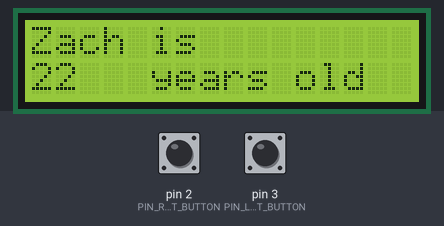
A sketch run on a simulated Arduino Uno, built with avr-gcc and run on an emulated ATmega328P. Parts: 16×2 character LCD. Inputs (shaded band) come from the test bench; at power-on: pin 2 (PIN_RIGHT_BUTTON) HIGH, pin 3 (PIN_LEFT_BUTTON) HIGH.

Above: at 1.2 s.
1.3 s: pin 2 (PIN_RIGHT_BUTTON) pulled LOW for 0.15 s
At 2.5 s:
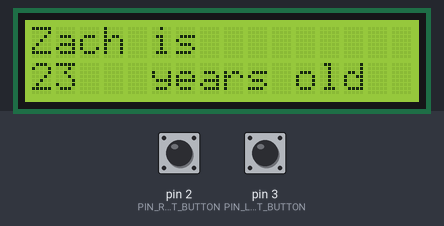
2.9 s: pin 2 (PIN_RIGHT_BUTTON) pulled LOW for 1 s
At 4.0 s:
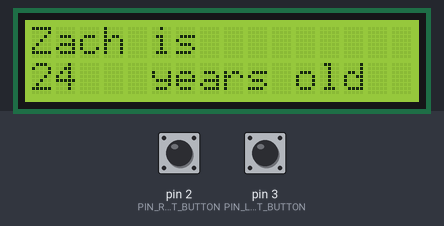
Timing chart, 0 to 5.9 s (numbered marks = the images above; inputs shaded):
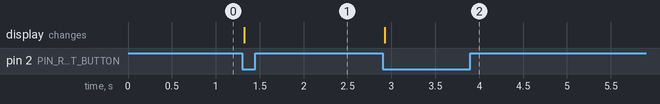

The sketch:

Lab3E.ino
```cpp
#include <arduino.h>
#include <LiquidCrystal.h>

#define PIN_RIGHT_BUTTON 2
#define PIN_LEFT_BUTTON 3
#define FLAG_INTERRUPT_0 0x01
#define FLAG_INTERRUPT_1 0x02
#define FLAG_INTERRUPT_2 0x04

LiquidCrystal lcd(14, 15, 16, 17, 18, 19, 20);
int age = 22;
volatile int mainEventFlags = 0;

void setup() {
  // put your setup code here, to run once:
  pinMode(PIN_LEFT_BUTTON, INPUT_PULLUP);
  pinMode(PIN_RIGHT_BUTTON, INPUT_PULLUP);

  attachInterrupt(0, int0_isr, FALLING);
  attachInterrupt(1, int1_isr, FALLING);

  //lcd stuff
  lcd.begin(16, 2);


}

void loop() {
  // put your main code here, to run repeatedly:
  if(mainEventFlags & FLAG_INTERRUPT_0){
    delay(20);
    mainEventFlags &= ~FLAG_INTERRUPT_0;
    if(!digitalRead(PIN_RIGHT_BUTTON)){
      age++;
    }
  }
  if(mainEventFlags & FLAG_INTERRUPT_1){
    delay(20);
    mainEventFlags &= ~FLAG_INTERRUPT_1;
    if(!digitalRead(PIN_LEFT_BUTTON)){
      age--;
    }
  }


  lcd.setCursor(0, 0);
  lcd.print("Zach is");
  lcd.setCursor(0, 1);
  lcd.print(age);
  lcd.setCursor(4, 1);
  lcd.print(" years old");

}

void int0_isr(){
  mainEventFlags |= FLAG_INTERRUPT_0;
}

void int1_isr(){
  mainEventFlags |= FLAG_INTERRUPT_1;
}
```

Measured:
- after the input at 1.3 s, the display: changes at once (image 1)
- after the input at 2.9 s, the display: changes at once (image 2)
